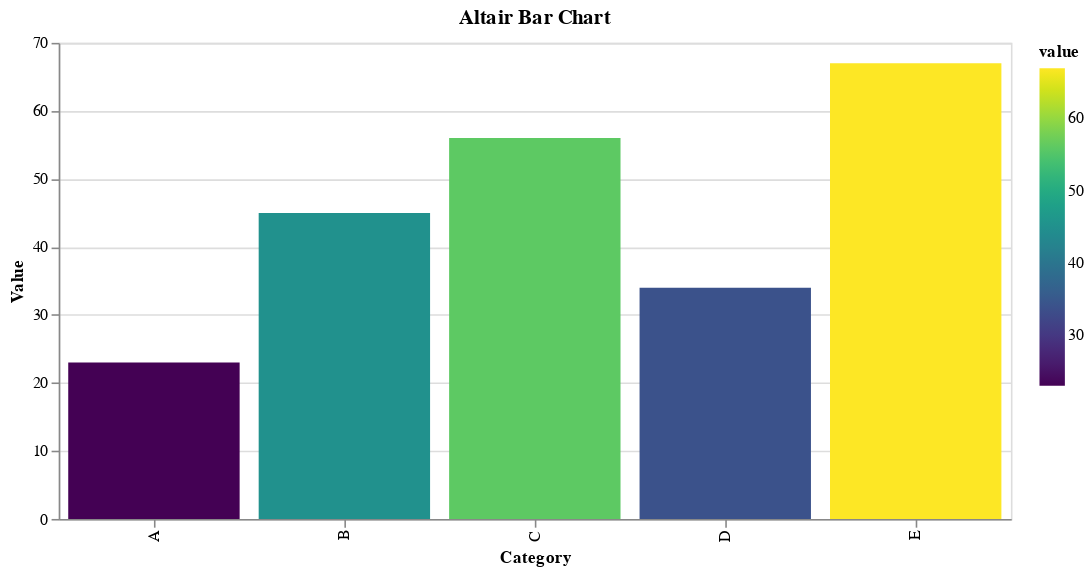

The notebook cell this image was saved under:
### Code cell
# Another Altair example - bar chart
bar_data = pd.DataFrame(
    {"category": ["A", "B", "C", "D", "E"], "value": [23, 45, 56, 34, 67]}
)

bar_chart = (
    alt.Chart(bar_data)
    .mark_bar()
    .encode(
        x=alt.X("category:N", title="Category"),
        y=alt.Y("value:Q", title="Value"),
        color=alt.Color("value:Q", scale=alt.Scale(scheme="viridis")),
        tooltip=["category", "value"],
    )
    .properties(width=600, height=300, title="Altair Bar Chart")
)

bar_chart

### Figure 1 — Vega-Lite specification as saved in the notebook (floating-point values rounded to 4 significant figures)
{"$schema": "https://vega.github.io/schema/vega-lite/v5.20.1.json", "config": {"view": {"continuousHeight": 300, "continuousWidth": 300}}, "data": {"name": "data-c0f4e2b10f09a50ead34d4db731a1b67"}, "datasets": {"data-c0f4e2b10f09a50ead34d4db731a1b67": [{"category": "A", "value": 23}, {"category": "B", "value": 45}, {"category": "C", "value": 56}, {"category": "D", "value": 34}, {"category": "E", "value": 67}]}, "encoding": {"color": {"field": "value", "scale": {"scheme": "viridis"}, "type": "quantitative"}, "tooltip": [{"field": "category", "type": "nominal"}, {"field": "value", "type": "quantitative"}], "x": {"field": "category", "title": "Category", "type": "nominal"}, "y": {"field": "value", "title": "Value", "type": "quantitative"}}, "height": 300, "mark": {"type": "bar"}, "title": "Altair Bar Chart", "usermeta": {"embedOptions": {}}, "width": 600}
